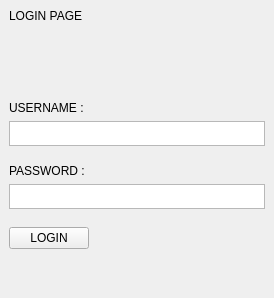
            <widget class="QWidget" name="LoginPage">
             <layout class="QVBoxLayout" name="verticalLayout_5">
              <property name="spacing">
               <number>0</number>
              </property>
              <property name="leftMargin">
               <number>0</number>
              </property>
              <property name="topMargin">
               <number>0</number>
              </property>
              <property name="rightMargin">
               <number>0</number>
              </property>
              <property name="bottomMargin">
               <number>0</number>
              </property>
              <item alignment="Qt::AlignTop">
               <widget class="QWidget" name="LoginTextContainer" native="true">
                <layout class="QVBoxLayout" name="verticalLayout_6">
                 <item alignment="Qt::AlignLeft|Qt::AlignTop">
                  <widget class="QLabel" name="LoginText">
                   <property name="text">
                    <string>LOGIN PAGE</string>
                   </property>
                  </widget>
                 </item>
                </layout>
               </widget>
              </item>
              <item>
               <spacer name="verticalSpacer_3">
                <property name="orientation">
                 <enum>Qt::Vertical</enum>
                </property>
                <property name="sizeType">
                 <enum>QSizePolicy::Preferred</enum>
                </property>
                <property name="sizeHint" stdset="0">
                 <size>
                  <width>20</width>
                  <height>60</height>
                 </size>
                </property>
               </spacer>
              </item>
              <item alignment="Qt::AlignTop">
               <widget class="QWidget" name="UsernameContainer" native="true">
                <property name="sizePolicy">
                 <sizepolicy hsizetype="Preferred" vsizetype="Preferred">
                  <horstretch>0</horstretch>
                  <verstretch>0</verstretch>
                 </sizepolicy>
                </property>
                <layout class="QVBoxLayout" name="verticalLayout_9">
                 <item>
                  <widget class="QLabel" name="UsernameLabel">
                   <property name="text">
                    <string>USERNAME :</string>
                   </property>
                  </widget>
                 </item>
                 <item>
                  <widget class="QTextEdit" name="UsernameBox">
                   <property name="sizePolicy">
                    <sizepolicy hsizetype="Preferred" vsizetype="Preferred">
                     <horstretch>0</horstretch>
                     <verstretch>0</verstretch>
                    </sizepolicy>
                   </property>
                   <property name="maximumSize">
                    <size>
                     <width>300</width>
                     <height>25</height>
                    </size>
                   </property>
                  </widget>
                 </item>
                </layout>
               </widget>
              </item>
              <item alignment="Qt::AlignTop">
               <widget class="QWidget" name="PasswordContainer" native="true">
                <layout class="QVBoxLayout" name="verticalLayout_8">
                 <item>
                  <widget class="QLabel" name="PasswordLabel">
                   <property name="text">
                    <string>PASSWORD :</string>
                   </property>
                  </widget>
                 </item>
                 <item>
                  <widget class="QTextEdit" name="PasswordBox">
                   <property name="maximumSize">
                    <size>
                     <width>300</width>
                     <height>25</height>
                    </size>
                   </property>
                  </widget>
                 </item>
                </layout>
               </widget>
              </item>
              <item alignment="Qt::AlignTop">
               <widget class="QWidget" name="LoginButtonContainer" native="true">
                <layout class="QVBoxLayout" name="verticalLayout_7">
                 <item alignment="Qt::AlignLeft">
                  <widget class="QPushButton" name="LoginButton">
                   <property name="text">
                    <string>LOGIN</string>
                   </property>
                  </widget>
                 </item>
                </layout>
               </widget>
              </item>
              <item>
               <spacer name="verticalSpacer_2">
                <property name="orientation">
                 <enum>Qt::Vertical</enum>
                </property>
                <property name="sizeType">
                 <enum>QSizePolicy::Expanding</enum>
                </property>
                <property name="sizeHint" stdset="0">
                 <size>
                  <width>20</width>
                  <height>40</height>
                 </size>
                </property>
               </spacer>
              </item>
             </layout>
            </widget>
